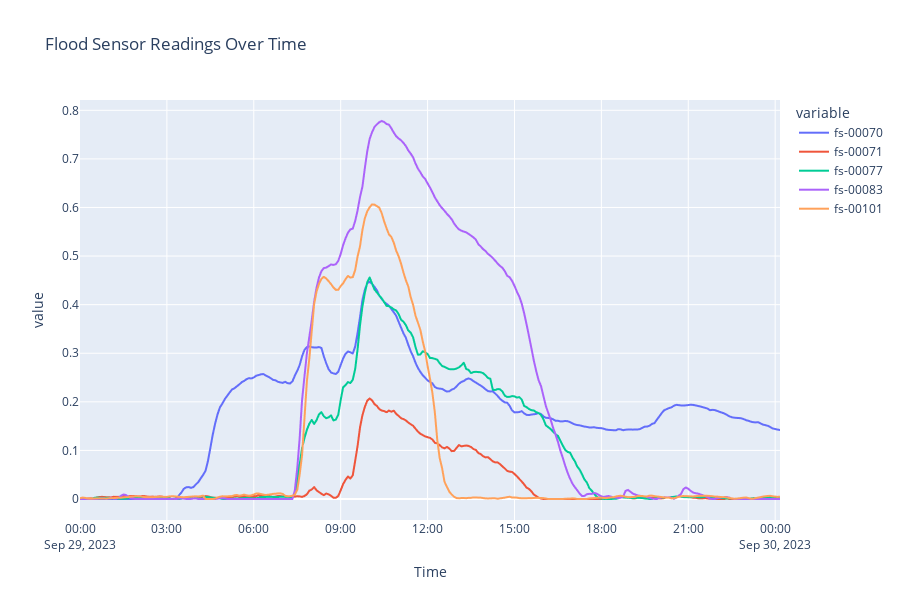

Notebook cell for this chart:
### Code cell
# Create interactive time series plot
def plot_sensor_readings(df, sensors):
    fig = px.line(df, x='Time', y=sensors,
                  title='Flood Sensor Readings Over Time')
    fig.update_layout(height=600)
    fig.show()

# Select first 5 sensors for visualization
selected_sensors = [col for col in df_cleaned.columns 
                   if col.startswith('fs-')][:5]

# Create plot
plot_sensor_readings(df_cleaned, selected_sensors)

# Calculate basic statistics
print("\nSensor Statistics:")
print("-" * 50)
for sensor in selected_sensors:
    stats = df_cleaned[sensor].describe()
    print(f"\n{sensor}:")
    print(f"- Mean: {stats['mean']:.3f}")
    print(f"- Std: {stats['std']:.3f}")
    print(f"- Max: {stats['max']:.3f}")
    
# Technical Explanation: Creating interactive time series visualizations of multiple flood sensors with statistical analysis, enabling temporal pattern comparison and basic statistical characterization of sensor readings
# Simple Explanation: Drawing pictures of how water levels change over time from different sensors, and calculating important numbers like average water levels
# NYC Application: Visualizing real-time flood levels across different NYC locations and understanding typical water levels in different areas

### Figure 1 — Plotly figure (JSON) as saved in the notebook; plotly's stock layout.template omitted (floating-point values rounded to 4 significant figures; data arrays with more than 128 entries replaced by an {"elided": "..."} marker saying what was removed)
{"data": [{"hovertemplate": "variable=fs-00070<br>Time=%{x}<br>value=%{y}<extra></extra>", "legendgroup": "fs-00070", "line": {"color": "#636efa", "dash": "solid"}, "marker": {"symbol": "circle"}, "mode": "lines", "name": "fs-00070", "showlegend": true, "type": "scattergl", "x": {"elided": "291 str values"}, "xaxis": "x", "y": {"elided": "291 float values"}, "yaxis": "y"}, {"hovertemplate": "variable=fs-00071<br>Time=%{x}<br>value=%{y}<extra></extra>", "legendgroup": "fs-00071", "line": {"color": "#EF553B", "dash": "solid"}, "marker": {"symbol": "circle"}, "mode": "lines", "name": "fs-00071", "showlegend": true, "type": "scattergl", "x": {"elided": "291 str values"}, "xaxis": "x", "y": {"elided": "291 float values"}, "yaxis": "y"}, {"hovertemplate": "variable=fs-00077<br>Time=%{x}<br>value=%{y}<extra></extra>", "legendgroup": "fs-00077", "line": {"color": "#00cc96", "dash": "solid"}, "marker": {"symbol": "circle"}, "mode": "lines", "name": "fs-00077", "showlegend": true, "type": "scattergl", "x": {"elided": "291 str values"}, "xaxis": "x", "y": {"elided": "291 float values"}, "yaxis": "y"}, {"hovertemplate": "variable=fs-00083<br>Time=%{x}<br>value=%{y}<extra></extra>", "legendgroup": "fs-00083", "line": {"color": "#ab63fa", "dash": "solid"}, "marker": {"symbol": "circle"}, "mode": "lines", "name": "fs-00083", "showlegend": true, "type": "scattergl", "x": {"elided": "291 str values"}, "xaxis": "x", "y": {"elided": "291 float values"}, "yaxis": "y"}, {"hovertemplate": "variable=fs-00101<br>Time=%{x}<br>value=%{y}<extra></extra>", "legendgroup": "fs-00101", "line": {"color": "#FFA15A", "dash": "solid"}, "marker": {"symbol": "circle"}, "mode": "lines", "name": "fs-00101", "showlegend": true, "type": "scattergl", "x": {"elided": "291 str values"}, "xaxis": "x", "y": {"elided": "291 float values"}, "yaxis": "y"}], "layout": {"height": 600, "legend": {"title": {"text": "variable"}, "tracegroupgap": 0}, "title": {"text": "Flood Sensor Readings Over Time"}, "xaxis": {"anchor": "y", "domain": [0, 1], "title": {"text": "Time"}}, "yaxis": {"anchor": "x", "domain": [0, 1], "title": {"text": "value"}}}}
